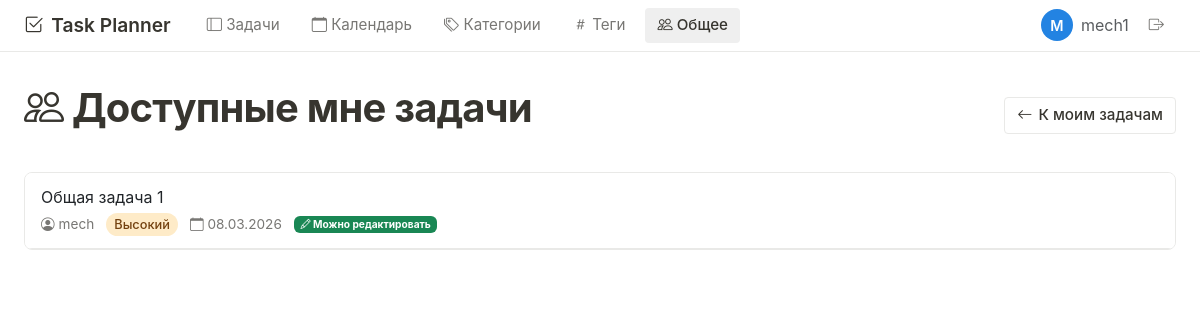
The page /shared-with-me (signed in) on the database its author committed.
### models.py (models this page shows, shortened)
class User(UserMixin, db.Model):
    __tablename__ = 'user'
    id = db.Column(db.Integer, primary_key=True)
    username = db.Column(db.String(80), unique=True, nullable=False)
    email = db.Column(db.String(120), unique=True, nullable=False)
    password_hash = db.Column(db.String(200), nullable=False)
    created_at = db.Column(db.DateTime, default=datetime.utcnow)
    avatar = db.Column(db.String(200), default='/static/default-avatar.png')
    tasks = db.relationship('Task', backref='owner', lazy=True,
                            foreign_keys='Task.user_id', cascade='all, delete-orphan')
    categories = db.relationship('Category', backref='user', lazy=True, cascade='all, delete-orphan')
    tags = db.relationship('Tag', backref='user', lazy=True, cascade='all, delete-orphan')
    shared_tasks = db.relationship('Task', secondary=task_shared, lazy='subquery',
                                   backref=db.backref('shared_with', lazy=True))

class Task(db.Model):
    __tablename__ = 'task'
    id = db.Column(db.Integer, primary_key=True)
    title = db.Column(db.String(200), nullable=False)
    description = db.Column(db.Text)
    due_date = db.Column(db.Date)
    completed = db.Column(db.Boolean, default=False)
    completed_at = db.Column(db.DateTime)
    created_at = db.Column(db.DateTime, default=datetime.utcnow)
    updated_at = db.Column(db.DateTime, default=datetime.utcnow, onupdate=datetime.utcnow)
    priority = db.Column(db.Integer, default=2)
    status = db.Column(db.String(20), default='active')
    user_id = db.Column(db.Integer, db.ForeignKey('user.id'), nullable=False)
    category_id = db.Column(db.Integer, db.ForeignKey('category.id'), nullable=True)
    def get_priority_name(self):
        priorities = {1: 'Низкий', 2: 'Средний', 3: 'Высокий', 4: 'Критический'}
        return priorities.get(self.priority, 'Средний')
    def get_priority_class(self):
        classes = {1: 'priority-low', 2: 'priority-medium', 3: 'priority-high', 4: 'priority-critical'}
        return classes.get(self.priority, 'priority-medium')

### tables this page shows
CREATE TABLE task_shared (
	task_id INTEGER NOT NULL, 
	user_id INTEGER NOT NULL, 
	permission VARCHAR(20), 
	shared_at DATETIME, 
	PRIMARY KEY (task_id, user_id), 
	FOREIGN KEY(task_id) REFERENCES task (id), 
	FOREIGN KEY(user_id) REFERENCES user (id)
);

### app.py (the view)
@app.route('/shared-with-me')
@login_required
def shared_with_me():
    tasks_with_permission = db.session.query(
        Task, task_shared.c.permission
    ).join(
        task_shared, (task_shared.c.task_id == Task.id)
    ).filter(task_shared.c.user_id == current_user.id).all()
    tasks = []
    for task, permission in tasks_with_permission:
        task_data = {
            'task': task,
            'permission': permission
        }
        tasks.append(task_data)
    return render_template('shared_tasks.html', tasks=tasks)

### app.py (called while the page is built)
@login_manager.user_loader
def load_user(user_id):
    return User.query.get(int(user_id))

@app.context_processor
def inject_now():
    return {'now': datetime.now().date()}

### templates/shared_tasks.html (shortened to what this page needs)
{% extends "base.html" %}
{% block content %}
<div class="notion-container">
    <div class="d-flex justify-content-between align-items-center mb-4">
        <h1 class="notion-h1">
            <i class="bi bi-people"></i> Доступные мне задачи
        </h1>
        <a href="{{ url_for('dashboard') }}" class="notion-btn">
            <i class="bi bi-arrow-left"></i> К моим задачам
        </a>
    </div>
    {% if tasks %}
    <div class="notion-card" style="padding: 0; overflow: hidden;">
        {% for item in tasks %}
        {% set task = item.task %}
        {% set permission = item.permission %}
        <div class="task-item">
            <div class="task-content">
                <div class="task-title">
                    <a href="{{ url_for('view_task', id=task.id) }}" class="text-decoration-none text-dark">
                        {{ task.title }}
                    </a>
                </div>
                <div class="task-meta">
                    <span class="d-flex align-items-center gap-1">
                        <i class="bi bi-person-circle"></i>
                        {{ task.owner.username }}
                    </span>
                    <span class="task-priority {{ task.get_priority_class() }}">
                        {{ task.get_priority_name() }}
                    </span>
                    {% if task.due_date %}
                    <span>
                        <i class="bi bi-calendar"></i> {{ task.due_date.strftime('%d.%m.%Y') }}
                    </span>
                    {% endif %}
                    <span class="badge bg-{% if permission == 'edit' %}success{% else %}info{% endif %}">
                        {% if permission == 'edit' %}
                            <i class="bi bi-pencil"></i> Можно редактировать
                        {% else %}
                            <i class="bi bi-eye"></i> Только просмотр
                        {% endif %}
                    </span>
                </div>
            </div>
        </div>
        {% endfor %}
    </div>
    {% endif %}
</div>
{% endblock %}

### templates/base.html (shortened to what this page needs)
<!DOCTYPE html>
<html lang="ru">
<head>
    <link rel="stylesheet" href="https://cdn.jsdelivr.net/npm/bootstrap-icons@1.11.0/font/bootstrap-icons.css">
    <link href="https://cdn.jsdelivr.net/npm/bootstrap@5.3.0/dist/css/bootstrap.min.css" rel="stylesheet">
    <link href="https://cdnjs.cloudflare.com/ajax/libs/fullcalendar/6.1.10/index.global.min.css" rel="stylesheet">
    <link rel="stylesheet" href="{{ url_for('static', filename='style.css') }}">
</head>
<body>
    <nav class="notion-navbar">
        <div class="d-flex justify-content-between align-items-center">
            <div class="d-flex align-items-center gap-4">
                <a href="{{ url_for('index') }}" class="notion-logo">
                    <i class="bi bi-check2-square"></i>
                    Task Planner
                </a>
                {% if current_user.is_authenticated %}
                <div class="d-flex gap-2">
                    <a href="{{ url_for('dashboard') }}" class="notion-nav-link {% if request.endpoint == 'dashboard' %}active{% endif %}">
                        <i class="bi bi-layout-sidebar"></i> Задачи
                    </a>
                    <a href="{{ url_for('calendar') }}" class="notion-nav-link {% if request.endpoint == 'calendar' %}active{% endif %}">
                        <i class="bi bi-calendar"></i> Календарь
                    </a>
                    <a href="{{ url_for('list_categories') }}" class="notion-nav-link {% if request.endpoint == 'list_categories' %}active{% endif %}">
                        <i class="bi bi-tags"></i> Категории
                    </a>
                    <a href="{{ url_for('list_tags') }}" class="notion-nav-link {% if request.endpoint == 'list_tags' %}active{% endif %}">
                        <i class="bi bi-hash"></i> Теги
                    </a>
                    <a href="{{ url_for('shared_with_me') }}" class="notion-nav-link {% if request.endpoint == 'shared_with_me' %}active{% endif %}">
                        <i class="bi bi-people"></i> Общее
                    </a>
                </div>
                {% endif %}
            </div>
            <div class="d-flex align-items-center gap-3">
                {% if current_user.is_authenticated %}
                <div class="d-flex align-items-center gap-2">
                    <span class="avatar">
                        {{ current_user.username[0]|upper }}
                    </span>
                    <span class="text-muted">{{ current_user.username }}</span>
                    <a href="{{ url_for('logout') }}" class="notion-nav-link" title="Выйти">
                        <i class="bi bi-box-arrow-right"></i>
                    </a>
                </div>
                {% else %}
                <a href="{{ url_for('login') }}" class="notion-nav-link">Вход</a>
                <a href="{{ url_for('register') }}" class="notion-btn notion-btn-primary">Регистрация</a>
                {% endif %}
            </div>
        </div>
    </nav>
    {% block content %}{% endblock %}
</body>
</html>

### static/style.css (style rules this page uses)
:root { --notion-bg: #ffffff; --notion-text: #37352f; --notion-text-light: #787774; --notion-border: #e9e9e7; --notion-hover: #efefef; --notion-blue: #2383e2; --notion-green: #0ba35c; --notion-yellow: #f0b400; --notion-red: #e03e3e; --notion-purple: #8a5cf5; --notion-gray: #9b9a97; --notion-bg-gray: #f7f6f3; --shadow-sm: 0 1px 3px rgba(0,0,0,0.05), 0 1px 2px rgba(0,0,0,0.1); --shadow-md: 0 4px 6px -1px rgba(0,0,0,0.1), 0 2px 4px -1px rgba(0,0,0,0.06); }
* { margin: 0; padding: 0; box-sizing: border-box; }
body { font-family: -apple-system, BlinkMacSystemFont, 'Segoe UI', Helvetica, 'Apple Color Emoji', Arial, sans-serif; background-color: var(--notion-bg); color: var(--notion-text); line-height: 1.5; font-size: 16px; }
.notion-navbar { background-color: var(--notion-bg); border-bottom: 1px solid var(--notion-border); padding: 8px 24px; position: sticky; top: 0; z-index: 100; backdrop-filter: blur(8px); background-color: rgba(255, 255, 255, 0.9); }
.notion-logo { font-weight: 600; font-size: 1.2rem; color: var(--notion-text); text-decoration: none; display: flex; align-items: center; gap: 8px; }
.notion-nav-link { color: var(--notion-text-light); text-decoration: none; padding: 6px 12px; border-radius: 4px; font-size: 0.95rem; transition: all 0.2s; }
.notion-nav-link.active { background-color: var(--notion-hover); color: var(--notion-text); font-weight: 500; }
.notion-container { max-width: 1200px; margin: 0 auto; padding: 32px 24px; }
.notion-card { background-color: var(--notion-bg); border: 1px solid var(--notion-border); border-radius: 8px; padding: 24px; margin-bottom: 16px; transition: box-shadow 0.2s; }
.notion-h1 { font-size: 2.5rem; font-weight: 700; margin-bottom: 1rem; letter-spacing: -0.02em; }
.notion-btn { display: inline-flex; align-items: center; gap: 6px; padding: 6px 12px; background-color: transparent; border: 1px solid var(--notion-border); border-radius: 4px; color: var(--notion-text); font-size: 0.95rem; font-weight: 500; cursor: pointer; transition: all 0.2s; text-decoration: none; }
.task-item { display: flex; align-items: flex-start; gap: 12px; padding: 12px 16px; background-color: var(--notion-bg); border-bottom: 1px solid var(--notion-border); transition: background-color 0.2s; }
.task-content { flex: 1; }
.task-title { font-size: 1rem; margin-bottom: 4px; color: var(--notion-text); }
.task-title a { color: inherit; text-decoration: none; }
.task-meta { display: flex; align-items: center; gap: 12px; font-size: 0.85rem; color: var(--notion-text-light); flex-wrap: wrap; }
.task-priority { padding: 2px 8px; border-radius: 12px; font-size: 0.8rem; font-weight: 500; }
.priority-high { background-color: #feebc8; color: #744210; }
.avatar { width: 32px; height: 32px; border-radius: 50%; background-color: var(--notion-blue); color: white; display: flex; align-items: center; justify-content: center; font-weight: 600; font-size: 0.9rem; }
.text-muted { color: var(--notion-text-light); }
.mb-4 { margin-bottom: 2rem; }

### rows shown on the page
User: username "M", username "mech1"
task_shared: permission "edit" (drawn)
Task: title "Общая задача 1", get_priority_name "Высокий", due_date "08.03.2026"
User: owner.username "mech"
